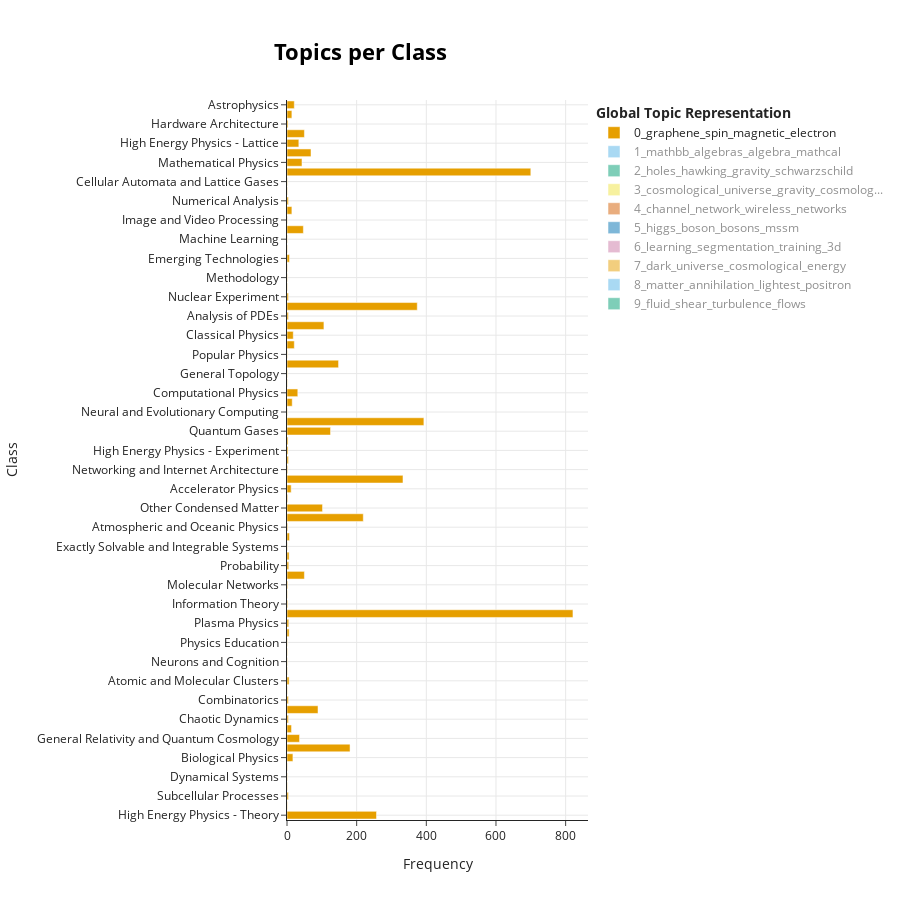

The notebook cell this image was saved under:
### Code cell
topic_model.visualize_topics_per_class(topics_per_class, top_n_topics=10, width=900)
